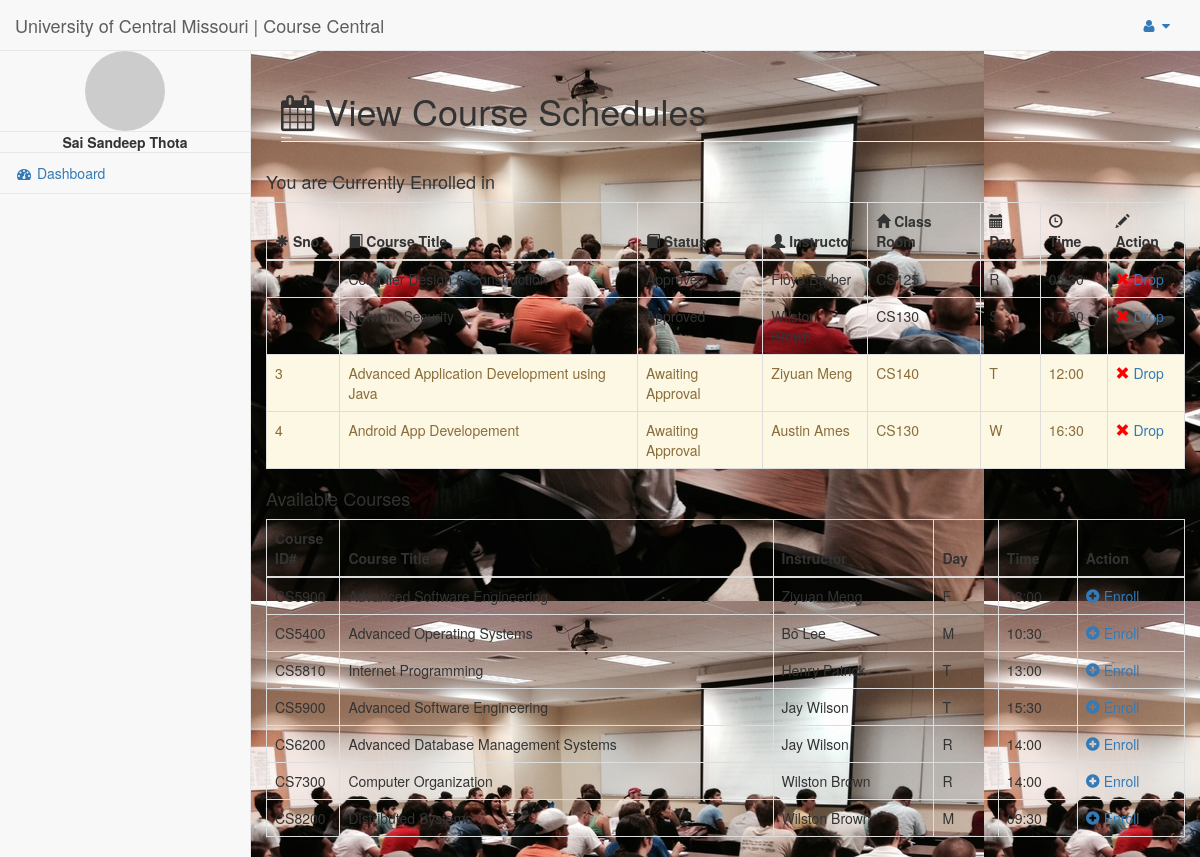
The page /ViewSchedules.php (signed in) on the database its author committed.
### tables this page shows
CREATE TABLE IF NOT EXISTS `users` (
  `id` int(11) NOT NULL,
  `username` varchar(255) NOT NULL,
  `first_name` varchar(255) NOT NULL,
  `last_name` varchar(255) NOT NULL,
  `password` varchar(255) NOT NULL,
  `role` varchar(255) NOT NULL,
  `email` varchar(255) NOT NULL,
  `location` varchar(255) NOT NULL
);

CREATE TABLE IF NOT EXISTS `courses_enrolled` (
  `id` int(11) NOT NULL,
  `sid` int(11) NOT NULL,
  `cid` int(11) NOT NULL,
  `classid` int(11) NOT NULL,
  `status` int(11) NOT NULL DEFAULT '0'
);

CREATE TABLE IF NOT EXISTS `courses` (
  `id` int(11) NOT NULL,
  `course_id` varchar(255) NOT NULL,
  `course_title` varchar(255) NOT NULL
);

CREATE TABLE IF NOT EXISTS `course_classes` (
  `id` int(11) NOT NULL,
  `cid` int(11) NOT NULL,
  `classroom` varchar(255) NOT NULL,
  `day` varchar(255) NOT NULL,
  `time` varchar(255) NOT NULL,
  `instructor` varchar(255) NOT NULL,
  `semester` varchar(255) NOT NULL,
  `class_strength` int(11) NOT NULL
);

### CheckLogin.php (called while the page is built, shortened)
<?php
if(!isset($_SESSION['user'])) {
	header("Location:login.php");
}
else {
	$user = $_SESSION['user'];
}
?>

### ViewSchedules.php (the view, shortened to what this page needs)
<?php
require("connect.php");
require("CheckLogin.php");
?>
<!DOCTYPE html>
<html lang="en">
<head>
    <link href="bower_components/bootstrap/dist/css/bootstrap.min.css" rel="stylesheet">
    <link href="bower_components/metisMenu/dist/metisMenu.min.css" rel="stylesheet">
    <link href="dist/css/timeline.css" rel="stylesheet">
    <link href="dist/css/sb-admin-2.css" rel="stylesheet">
    <link href="bower_components/morrisjs/morris.css" rel="stylesheet">
    <link href="bower_components/font-awesome/css/font-awesome.min.css" rel="stylesheet" type="text/css">
</head>
<body>
    <div id="wrapper">
<?php
$sql = "SELECT * FROM users WHERE username = '$user'";
$record = $mysqli->query($sql);
while($row = $record->fetch_array()) {
    $uid = $row['id'];
    $first_name = $row['first_name'];
    $last_name = $row['last_name'];
    $role = $row['role'];
    $email = $row['email'];
}
?>
<?php include("nav.php");?>
        <div id="page-wrapper">
            <div class="row">
                <div class="col-lg-12">
                    <h1 class="page-header"><i class="fa fa-calendar"></i> View Course Schedules</h1>
                </div>
            </div>
            <div class="row">
                <?php
                    if($role=="student") {?>
                    <div class="row">
                                    <div class="col-lg-12 col-md-12">
                                        <h4>You are Currently Enrolled in</h4>
                                        <table class="table table-bordered table-hover">
                                            <thead>
                                                <th><i class="glyphicon glyphicon-asterisk"></i> Sno.</th>
                                                <th><i class="glyphicon glyphicon-book"></i> Course Title</th>
												<th><i class="glyphicon glyphicon-book"></i> Status</th>
                                                <th><i class="glyphicon glyphicon-user"></i> Instructor</th>
                                                <th><i class="glyphicon glyphicon-home"></i> Class Room</th>
                                                <th><i class="glyphicon glyphicon-calendar"></i> Day</th>
                                                <th><i class="glyphicon glyphicon-time"></i> Time</th>
                                                <th><i class="glyphicon glyphicon-pencil"></i> Action</th>
                                            </thead>
<?php
$orders = "SELECT * FROM courses_enrolled WHERE sid='$uid'";
$currentOrders = $mysqli->query($orders);
$coursesList="";
?>
                                            <tbody>
                                                <?php
                                                $i=0;
                                                while($row = $currentOrders->fetch_array()) {
                                                $i++;
                                                ?>
                                                <tr <?php if($row['status']==0) {?>class="alert alert-warning"<?php }?>>
                                                    <?php
                                                    $EnrolledCID = $row['cid'];?>
                                                    <td width="8%"><?php echo $i;?></td>
<?php
$getCourseTitle = "SELECT * FROM course_classes WHERE id='$EnrolledCID'";
$getCourse = $mysqli->query($getCourseTitle);
                                                 while($courseDetails = $getCourse->fetch_array()) {
                                                    $courseID = $courseDetails['cid'];
                                                    $coursesList .= $courseID.",";
                                                    $getCourseDetails = "SELECT * FROM courses WHERE id='$courseID'";
                                                    $CourseTitleQ = $mysqli->query($getCourseDetails);
                                                    while($CourseTitle = $CourseTitleQ->fetch_array()) {
                                                    ?>
                                                        <td><?php echo $CourseTitle['course_title'];?> </td>
														<td><?php if($row['status']==0) {?>  Awaiting Approval<?php } else {?> Approved<?php } ?></td>
                                                    <?php } ?>
                                                    <td><?php echo $courseDetails['instructor'];?></td>
                                                    <td><?php echo $courseDetails['classroom'];?></td>
                                                    <td><?php echo $courseDetails['day'];?></td>
                                                    <td><?php echo $courseDetails['time'];?></td>
                                                    <td><a href="Disenroll.php?id=<?php echo $EnrolledCID;?>&cid=<?php echo $courseID; ?>"> <i class="glyphicon glyphicon-remove" style="color:red"></i> Drop</a></td>
                                                    <?php } ?>
                                                <?php }?>
                                                </tr>
                                            </tbody>
                                        </table>
                                        <h4>Available Courses</h4>
                                        <table class="table table-bordered table-hover">
                                            <thead>
                                                <th>Course ID#</th>
                                                <th>Course Title</th>
                                                <th>Instructor</th>
                                                <th>Day</th>
                                                <th>Time</th>
                                                <th>Action</th>
                                            </thead>
<?php
if(!empty($coursesList)) {
    $coursesList = substr($coursesList,0,strlen($coursesList)-1);
    $courses = "SELECT * FROM course_classes where cid NOT IN ($coursesList)";
}
else {
    $courses = "SELECT * FROM course_classes";
}
$coursesData = $mysqli->query($courses) or trigger_error($mysqli->error."[$courses]");;
?>
                                            <tbody>
                                                <?php while($row = $coursesData->fetch_array()) {?>
                                                <tr>
                                                    <?php
                                                    $CID = $row['cid'];
                                                    $CourseMeta = "SELECT * FROM courses WHERE id='$CID'";
                                                    $getCourseMetaQ = $mysqli->query($CourseMeta);
                                                    while($getCourseMeta = $getCourseMetaQ->fetch_array()) {
                                                    ?>
                                                    <td width="8%"><?php echo $getCourseMeta['course_id'];?></td>
                                                    <td><?php echo $getCourseMeta['course_title'];?></td>
                                                    <?php } ?>
                                                    <td><?php echo $row['instructor']; ?></td>
                                                    <td><?php echo $row['day'];?></td>
                                                    <td><?php echo $row['time'];?></td>
                                                    <td><a href="Enroll.php?id=<?php echo $row['id'];?>&cid=<?php echo $CID; ?>"><i class="glyphicon glyphicon-plus-sign"></i> Enroll</a></td>
                                                <?php } ?>
                                                </tr>
                                            </tbody>
                                        </table>
                                </div>
                    <?php }
                    else {
                    }
                ?>
            </div>
        </div>
    </div>
</body>
</html>

### nav.php (shortened to what this page needs)
<nav class="navbar navbar-default navbar-static-top" role="navigation" style="margin-bottom: 0">
    <div class="navbar-header">
        <a class="navbar-brand" href="index.html">University of Central Missouri | Course Central</a>
    </div>
    <ul class="nav navbar-top-links navbar-right">
        <li class="dropdown">
            <a class="dropdown-toggle" data-toggle="dropdown" href="#">
                <i class="fa fa-user fa-fw"></i>  <i class="fa fa-caret-down"></i>
            </a>
        </li>
    </ul>
    <div class="navbar-default sidebar" role="navigation">
        <div class="sidebar-nav navbar-collapse">
            <ul class="nav" id="side-menu">
                <li class="text-center"><img src="http://www.gravatar.com/avatar/<?php echo md5($email); ?>" style="border-radius:40px"/></li>
                <li class="text-center"><strong><?php echo $first_name.' '.$last_name; ?></strong></li>
                <li>
                    <a href="dashboard.php"><i class="fa fa-dashboard fa-fw"></i> Dashboard</a>
                </li>
            </ul>
        </div>
    </div>
</nav>

### rows shown on the page
users: first_name "Sai Sandeep", last_name "Thota"
course_classes: instructor "Floyd Barber", classroom "CS125", day "R", time "08:30"
courses: course_title "Compiler Design & Construction", shows "Approved"
course_classes: instructor "Wilston Brown", classroom "CS130", day "S", time "17:30"
courses: course_title "Network Security", shows "Approved"
course_classes: instructor "Ziyuan Meng", classroom "CS140", day "T", time "12:00"
courses: course_title "Advanced Application Development using Java", shows "Awaiting Approval"
course_classes: instructor "Austin Ames", classroom "CS130", day "W", time "16:30"
courses: course_title "Android App Developement", shows "Awaiting Approval"
course_classes: instructor "Ziyuan Meng", day "F", time "18:00"
courses: course "CS5900", course_title "Advanced Software Engineering"
course_classes: instructor "Bo Lee", day "M", time "10:30"
courses: course "CS5400", course_title "Advanced Operating Systems"
course_classes: instructor "Henry Patrick", day "T", time "13:00"
courses: course "CS5810", course_title "Internet Programming"
course_classes: instructor "Jay Wilson", day "T", time "15:30"
course_classes: instructor "Jay Wilson", day "R", time "14:00"
courses: course "CS6200", course_title "Advanced Database Management Systems"
course_classes: instructor "Wilston Brown", day "R", time "14:00"
courses: course "CS7300", course_title "Computer Organization"
course_classes: instructor "Wilston Brown", day "M", time "09:30"
courses: course "CS8200", course_title "Distributed Systems"
